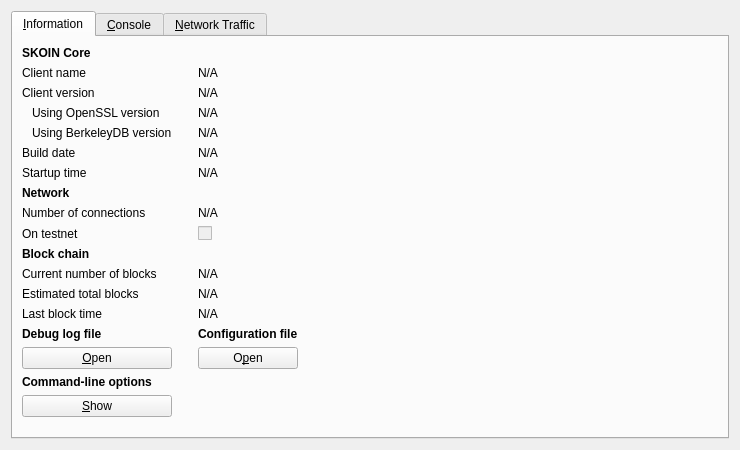
<?xml version="1.0" encoding="UTF-8"?>
<ui version="4.0">
 <class>RPCConsole</class>
 <widget class="QWidget" name="RPCConsole">
  <property name="geometry">
   <rect>
    <x>0</x>
    <y>0</y>
    <width>740</width>
    <height>450</height>
   </rect>
  </property>
  <property name="windowTitle">
   <string>SKOIN - Debug window</string>
  </property>
  <layout class="QVBoxLayout" name="verticalLayout_2">
   <item>
    <widget class="QTabWidget" name="tabWidget">
     <property name="currentIndex">
      <number>0</number>
     </property>
     <widget class="QWidget" name="tab_info">
      <attribute name="title">
       <string>&amp;Information</string>
      </attribute>
      <layout class="QGridLayout" name="gridLayout">
       <item row="15" column="2">
        <widget class="QLabel" name="labelConfigfile">
         <property name="font">
          <font>
           <weight>75</weight>
           <bold>true</bold>
          </font>
         </property>
         <property name="text">
          <string>Configuration file</string>
         </property>
        </widget>
       </item>
       <item row="13" column="2">
        <widget class="QLabel" name="lastBlockTime">
         <property name="cursor">
          <cursorShape>IBeamCursor</cursorShape>
         </property>
         <property name="text">
          <string>N/A</string>
         </property>
         <property name="textFormat">
          <enum>Qt::PlainText</enum>
         </property>
         <property name="textInteractionFlags">
          <set>Qt::LinksAccessibleByMouse|Qt::TextSelectableByKeyboard|Qt::TextSelectableByMouse</set>
         </property>
        </widget>
       </item>
       <item row="11" column="0">
        <widget class="QLabel" name="label_3">
         <property name="text">
          <string>Current number of blocks</string>
         </property>
        </widget>
       </item>
       <item row="11" column="2">
        <widget class="QLabel" name="numberOfBlocks">
         <property name="cursor">
          <cursorShape>IBeamCursor</cursorShape>
         </property>
         <property name="text">
          <string>N/A</string>
         </property>
         <property name="textFormat">
          <enum>Qt::PlainText</enum>
         </property>
         <property name="textInteractionFlags">
          <set>Qt::LinksAccessibleByMouse|Qt::TextSelectableByKeyboard|Qt::TextSelectableByMouse</set>
         </property>
        </widget>
       </item>
       <item row="17" column="0">
        <widget class="QLabel" name="labelCLOptions">
         <property name="font">
          <font>
           <weight>75</weight>
           <bold>true</bold>
          </font>
         </property>
         <property name="text">
          <string>Command-line options</string>
         </property>
        </widget>
       </item>
       <item row="16" column="0">
        <widget class="QPushButton" name="openDebugLogfileButton">
         <property name="toolTip">
          <string>Open the SKOIN debug log file from the current data directory. This can take a few seconds for large log files.</string>
         </property>
         <property name="text">
          <string>&amp;Open</string>
         </property>
         <property name="autoDefault">
          <bool>false</bool>
         </property>
        </widget>
       </item>
       <item row="15" column="0">
        <widget class="QLabel" name="labelDebugLogfile">
         <property name="font">
          <font>
           <weight>75</weight>
           <bold>true</bold>
          </font>
         </property>
         <property name="text">
          <string>Debug log file</string>
         </property>
        </widget>
       </item>
       <item row="18" column="3" rowspan="2">
        <spacer name="horizontalSpacer">
         <property name="orientation">
          <enum>Qt::Horizontal</enum>
         </property>
         <property name="sizeHint" stdset="0">
          <size>
           <width>404</width>
           <height>20</height>
          </size>
         </property>
        </spacer>
       </item>
       <item row="19" column="1">
        <spacer name="verticalSpacer">
         <property name="orientation">
          <enum>Qt::Vertical</enum>
         </property>
         <property name="sizeHint" stdset="0">
          <size>
           <width>20</width>
           <height>40</height>
          </size>
         </property>
        </spacer>
       </item>
       <item row="18" column="0">
        <widget class="QPushButton" name="showCLOptionsButton">
         <property name="toolTip">
          <string>Show the SKOIN-Qt help message to get a list with possible SKOIN command-line options.</string>
         </property>
         <property name="text">
          <string>&amp;Show</string>
         </property>
         <property name="autoDefault">
          <bool>false</bool>
         </property>
        </widget>
       </item>
       <item row="13" column="0">
        <widget class="QLabel" name="label_2">
         <property name="text">
          <string>Last block time</string>
         </property>
        </widget>
       </item>
       <item row="7" column="0">
        <widget class="QLabel" name="label_11">
         <property name="font">
          <font>
           <weight>75</weight>
           <bold>true</bold>
          </font>
         </property>
         <property name="text">
          <string>Network</string>
         </property>
        </widget>
       </item>
       <item row="6" column="2">
        <widget class="QLabel" name="startupTime">
         <property name="cursor">
          <cursorShape>IBeamCursor</cursorShape>
         </property>
         <property name="text">
          <string>N/A</string>
         </property>
         <property name="textFormat">
          <enum>Qt::PlainText</enum>
         </property>
         <property name="textInteractionFlags">
          <set>Qt::LinksAccessibleByMouse|Qt::TextSelectableByKeyboard|Qt::TextSelectableByMouse</set>
         </property>
        </widget>
       </item>
       <item row="6" column="0">
        <widget class="QLabel" name="label_13">
         <property name="text">
          <string>Startup time</string>
         </property>
        </widget>
       </item>
       <item row="9" column="0">
        <widget class="QLabel" name="label_8">
         <property name="text">
          <string>On testnet</string>
         </property>
        </widget>
       </item>
       <item row="8" column="2">
        <widget class="QLabel" name="numberOfConnections">
         <property name="cursor">
          <cursorShape>IBeamCursor</cursorShape>
         </property>
         <property name="text">
          <string>N/A</string>
         </property>
         <property name="textFormat">
          <enum>Qt::PlainText</enum>
         </property>
         <property name="textInteractionFlags">
          <set>Qt::LinksAccessibleByMouse|Qt::TextSelectableByKeyboard|Qt::TextSelectableByMouse</set>
         </property>
        </widget>
       </item>
       <item row="8" column="0">
        <widget class="QLabel" name="label_7">
         <property name="text">
          <string>Number of connections</string>
         </property>
        </widget>
       </item>
       <item row="10" column="0">
        <widget class="QLabel" name="label_10">
         <property name="font">
          <font>
           <weight>75</weight>
           <bold>true</bold>
          </font>
         </property>
         <property name="text">
          <string>Block chain</string>
         </property>
        </widget>
       </item>
       <item row="9" column="2">
        <widget class="QCheckBox" name="isTestNet">
         <property name="enabled">
          <bool>false</bool>
         </property>
         <property name="text">
          <string/>
         </property>
        </widget>
       </item>
       <item row="12" column="0">
        <widget class="QLabel" name="label_4">
         <property name="text">
          <string>Estimated total blocks</string>
         </property>
        </widget>
       </item>
       <item row="12" column="2">
        <widget class="QLabel" name="totalBlocks">
         <property name="cursor">
          <cursorShape>IBeamCursor</cursorShape>
         </property>
         <property name="text">
          <string>N/A</string>
         </property>
         <property name="textFormat">
          <enum>Qt::PlainText</enum>
         </property>
         <property name="textInteractionFlags">
          <set>Qt::LinksAccessibleByMouse|Qt::TextSelectableByKeyboard|Qt::TextSelectableByMouse</set>
         </property>
        </widget>
       </item>
       <item row="2" column="2">
        <widget class="QLabel" name="clientVersion">
         <property name="cursor">
          <cursorShape>IBeamCursor</cursorShape>
         </property>
         <property name="text">
          <string>N/A</string>
         </property>
         <property name="textFormat">
          <enum>Qt::PlainText</enum>
         </property>
         <property name="textInteractionFlags">
          <set>Qt::LinksAccessibleByMouse|Qt::TextSelectableByKeyboard|Qt::TextSelectableByMouse</set>
         </property>
        </widget>
       </item>
       <item row="4" column="0">
        <widget class="QLabel" name="label_berkeleyDBVersion">
         <property name="text">
          <string>Using BerkeleyDB version</string>
         </property>
         <property name="indent">
          <number>10</number>
         </property>
        </widget>
       </item>
       <item row="3" column="0">
        <widget class="QLabel" name="label_14">
         <property name="text">
          <string>Using OpenSSL version</string>
         </property>
         <property name="indent">
          <number>10</number>
         </property>
        </widget>
       </item>
       <item row="3" column="2">
        <widget class="QLabel" name="openSSLVersion">
         <property name="cursor">
          <cursorShape>IBeamCursor</cursorShape>
         </property>
         <property name="text">
          <string>N/A</string>
         </property>
         <property name="textFormat">
          <enum>Qt::PlainText</enum>
         </property>
         <property name="textInteractionFlags">
          <set>Qt::LinksAccessibleByMouse|Qt::TextSelectableByKeyboard|Qt::TextSelectableByMouse</set>
         </property>
        </widget>
       </item>
       <item row="4" column="2">
        <widget class="QLabel" name="berkeleyDBVersion">
         <property name="cursor">
          <cursorShape>IBeamCursor</cursorShape>
         </property>
         <property name="text">
          <string>N/A</string>
         </property>
         <property name="textFormat">
          <enum>Qt::PlainText</enum>
         </property>
         <property name="textInteractionFlags">
          <set>Qt::LinksAccessibleByMouse|Qt::TextSelectableByKeyboard|Qt::TextSelectableByMouse</set>
         </property>
        </widget>
       </item>
       <item row="5" column="0">
        <widget class="QLabel" name="label_12">
         <property name="text">
          <string>Build date</string>
         </property>
        </widget>
       </item>
       <item row="5" column="2">
        <widget class="QLabel" name="buildDate">
         <property name="cursor">
          <cursorShape>IBeamCursor</cursorShape>
         </property>
         <property name="text">
          <string>N/A</string>
         </property>
         <property name="textFormat">
          <enum>Qt::PlainText</enum>
         </property>
         <property name="textInteractionFlags">
          <set>Qt::LinksAccessibleByMouse|Qt::TextSelectableByKeyboard|Qt::TextSelectableByMouse</set>
         </property>
        </widget>
       </item>
       <item row="2" column="0">
        <widget class="QLabel" name="label_6">
         <property name="text">
          <string>Client version</string>
         </property>
        </widget>
       </item>
       <item row="0" column="0">
        <widget class="QLabel" name="label_9">
         <property name="font">
          <font>
           <weight>75</weight>
           <bold>true</bold>
          </font>
         </property>
         <property name="text">
          <string>SKOIN Core</string>
         </property>
        </widget>
       </item>
       <item row="1" column="2">
        <widget class="QLabel" name="clientName">
         <property name="cursor">
          <cursorShape>IBeamCursor</cursorShape>
         </property>
         <property name="text">
          <string>N/A</string>
         </property>
         <property name="textFormat">
          <enum>Qt::PlainText</enum>
         </property>
         <property name="textInteractionFlags">
          <set>Qt::LinksAccessibleByMouse|Qt::TextSelectableByKeyboard|Qt::TextSelectableByMouse</set>
         </property>
        </widget>
       </item>
       <item row="1" column="0">
        <widget class="QLabel" name="label_5">
         <property name="text">
          <string>Client name</string>
         </property>
        </widget>
       </item>
       <item row="14" column="2">
        <spacer name="verticalSpacer_2">
         <property name="orientation">
          <enum>Qt::Vertical</enum>
         </property>
         <property name="sizeHint" stdset="0">
          <size>
           <width>20</width>
           <height>20</height>
          </size>
         </property>
        </spacer>
       </item>
       <item row="16" column="2">
        <widget class="QPushButton" name="openConfigurationfileButton">
         <property name="toolTip">
          <string>Open the SKOIN configuration file from the current data directory.</string>
         </property>
         <property name="text">
          <string>O&amp;pen</string>
         </property>
         <property name="autoDefault">
          <bool>false</bool>
         </property>
        </widget>
       </item>
      </layout>
     </widget>
     <widget class="QWidget" name="tab_console">
      <attribute name="title">
       <string>&amp;Console</string>
      </attribute>
      <layout class="QVBoxLayout" name="verticalLayout_3">
       <property name="spacing">
        <number>3</number>
       </property>
       <item>
        <widget class="QTextEdit" name="messagesWidget">
         <property name="minimumSize">
          <size>
           <width>0</width>
           <height>100</height>
          </size>
         </property>
         <property name="readOnly">
          <bool>true</bool>
         </property>
         <property name="tabKeyNavigation" stdset="0">
          <bool>false</bool>
         </property>
         <property name="columnCount" stdset="0">
          <number>2</number>
         </property>
        </widget>
       </item>
       <item>
        <layout class="QHBoxLayout" name="horizontalLayout">
         <property name="spacing">
          <number>3</number>
         </property>
         <item>
          <widget class="QLabel" name="label">
           <property name="text">
            <string notr="true">&gt;</string>
           </property>
          </widget>
         </item>
         <item>
          <widget class="QLineEdit" name="lineEdit"/>
         </item>
         <item>
          <widget class="QPushButton" name="clearButton">
           <property name="maximumSize">
            <size>
             <width>24</width>
             <height>24</height>
            </size>
           </property>
           <property name="toolTip">
            <string>Clear console</string>
           </property>
           <property name="text">
            <string/>
           </property>
           <property name="icon">
            <iconset resource="../bitcoin.qrc">
             <normaloff>:/icons/remove</normaloff>:/icons/remove</iconset>
           </property>
           <property name="shortcut">
            <string notr="true">Ctrl+L</string>
           </property>
           <property name="autoDefault">
            <bool>false</bool>
           </property>
          </widget>
         </item>
        </layout>
       </item>
      </layout>
     </widget>
     <widget class="QWidget" name="tab_nettraffic">
      <attribute name="title">
       <string>&amp;Network Traffic</string>
      </attribute>
      <layout class="QHBoxLayout" name="horizontalLayout_3">
       <item>
        <layout class="QVBoxLayout" name="verticalLayout_4">
         <item>
          <widget class="TrafficGraphWidget" name="trafficGraph" native="true">
           <property name="sizePolicy">
            <sizepolicy hsizetype="Expanding" vsizetype="Expanding">
             <horstretch>0</horstretch>
             <verstretch>0</verstretch>
            </sizepolicy>
           </property>
          </widget>
         </item>
         <item>
          <layout class="QHBoxLayout" name="horizontalLayout_2">
           <item>
            <widget class="QSlider" name="sldGraphRange">
             <property name="minimum">
              <number>1</number>
             </property>
             <property name="maximum">
              <number>288</number>
             </property>
             <property name="pageStep">
              <number>12</number>
             </property>
             <property name="value">
              <number>6</number>
             </property>
             <property name="orientation">
              <enum>Qt::Horizontal</enum>
             </property>
            </widget>
           </item>
           <item>
            <widget class="QLabel" name="lblGraphRange">
             <property name="minimumSize">
              <size>
               <width>100</width>
               <height>0</height>
              </size>
             </property>
             <property name="alignment">
              <set>Qt::AlignCenter</set>
             </property>
            </widget>
           </item>
           <item>
            <widget class="QPushButton" name="btnClearTrafficGraph">
             <property name="text">
              <string>&amp;Clear</string>
             </property>
             <property name="autoDefault">
              <bool>false</bool>
             </property>
            </widget>
           </item>
          </layout>
         </item>
        </layout>
       </item>
       <item>
        <layout class="QVBoxLayout" name="verticalLayout">
         <item>
          <widget class="QGroupBox" name="groupBox">
           <property name="title">
            <string>Totals</string>
           </property>
           <layout class="QVBoxLayout" name="verticalLayout_5">
            <item>
             <layout class="QHBoxLayout" name="horizontalLayout_4">
              <item>
               <widget class="Line" name="line">
                <property name="sizePolicy">
                 <sizepolicy hsizetype="Fixed" vsizetype="Fixed">
                  <horstretch>0</horstretch>
                  <verstretch>0</verstretch>
                 </sizepolicy>
                </property>
                <property name="minimumSize">
                 <size>
                  <width>10</width>
                  <height>0</height>
                 </size>
                </property>
                <property name="palette">
                 <palette>
                  <active>
                   <colorrole role="Light">
                    <brush brushstyle="SolidPattern">
                     <color alpha="255">
                      <red>0</red>
                      <green>255</green>
                      <blue>0</blue>
                     </color>
                    </brush>
                   </colorrole>
                  </active>
                  <inactive>
                   <colorrole role="Light">
                    <brush brushstyle="SolidPattern">
                     <color alpha="255">
                      <red>0</red>
                      <green>255</green>
                      <blue>0</blue>
                     </color>
                    </brush>
                   </colorrole>
                  </inactive>
                  <disabled>
                   <colorrole role="Light">
                    <brush brushstyle="SolidPattern">
                     <color alpha="255">
                      <red>0</red>
                      <green>255</green>
                      <blue>0</blue>
                     </color>
                    </brush>
                   </colorrole>
                  </disabled>
                 </palette>
                </property>
                <property name="orientation">
                 <enum>Qt::Horizontal</enum>
                </property>
               </widget>
              </item>
              <item>
               <widget class="QLabel" name="label_16">
                <property name="text">
                 <string>Received:</string>
                </property>
               </widget>
              </item>
              <item>
               <widget class="QLabel" name="lblBytesIn">
                <property name="minimumSize">
                 <size>
                  <width>50</width>
                  <height>0</height>
                 </size>
                </property>
                <property name="alignment">
                 <set>Qt::AlignRight|Qt::AlignTrailing|Qt::AlignVCenter</set>
                </property>
               </widget>
              </item>
             </layout>
            </item>
            <item>
             <layout class="QHBoxLayout" name="horizontalLayout_5">
              <item>
               <widget class="Line" name="line_2">
                <property name="sizePolicy">
                 <sizepolicy hsizetype="Fixed" vsizetype="Fixed">
                  <horstretch>0</horstretch>
                  <verstretch>0</verstretch>
                 </sizepolicy>
                </property>
                <property name="minimumSize">
                 <size>
                  <width>10</width>
                  <height>0</height>
                 </size>
                </property>
                <property name="palette">
                 <palette>
                  <active>
                   <colorrole role="Light">
                    <brush brushstyle="SolidPattern">
                     <color alpha="255">
                      <red>255</red>
                      <green>0</green>
                      <blue>0</blue>
                     </color>
                    </brush>
                   </colorrole>
                  </active>
                  <inactive>
                   <colorrole role="Light">
                    <brush brushstyle="SolidPattern">
                     <color alpha="255">
                      <red>255</red>
                      <green>0</green>
                      <blue>0</blue>
                     </color>
                    </brush>
                   </colorrole>
                  </inactive>
                  <disabled>
                   <colorrole role="Light">
                    <brush brushstyle="SolidPattern">
                     <color alpha="255">
                      <red>255</red>
                      <green>0</green>
                      <blue>0</blue>
                     </color>
                    </brush>
                   </colorrole>
                  </disabled>
                 </palette>
                </property>
                <property name="orientation">
                 <enum>Qt::Horizontal</enum>
                </property>
               </widget>
              </item>
              <item>
               <widget class="QLabel" name="label_17">
                <property name="text">
                 <string>Sent:</string>
                </property>
               </widget>
              </item>
              <item>
               <widget class="QLabel" name="lblBytesOut">
                <property name="minimumSize">
                 <size>
                  <width>50</width>
                  <height>0</height>
                 </size>
                </property>
                <property name="alignment">
                 <set>Qt::AlignRight|Qt::AlignTrailing|Qt::AlignVCenter</set>
                </property>
               </widget>
              </item>
             </layout>
            </item>
            <item>
             <spacer name="verticalSpacer_4">
              <property name="orientation">
               <enum>Qt::Vertical</enum>
              </property>
              <property name="sizeHint" stdset="0">
               <size>
                <width>20</width>
                <height>407</height>
               </size>
              </property>
             </spacer>
            </item>
           </layout>
          </widget>
         </item>
        </layout>
       </item>
      </layout>
     </widget>
    </widget>
   </item>
  </layout>
 </widget>
 <customwidgets>
  <customwidget>
   <class>TrafficGraphWidget</class>
   <extends>QWidget</extends>
   <header>trafficgraphwidget.h</header>
   <container>1</container>
   <slots>
    <slot>clear()</slot>
   </slots>
  </customwidget>
 </customwidgets>
 <resources>
  <include location="../bitcoin.qrc"/>
 </resources>
 <connections/>
</ui>
